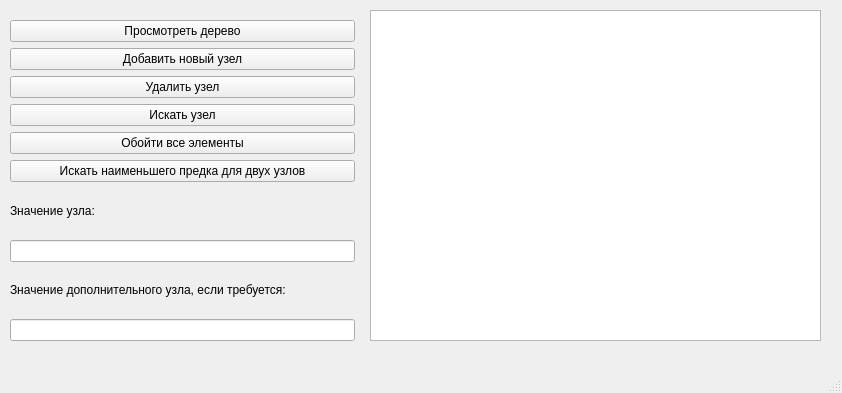
<?xml version="1.0" encoding="UTF-8"?>
<ui version="4.0">
 <class>MainWindow</class>
 <widget class="QMainWindow" name="MainWindow">
  <property name="geometry">
   <rect>
    <x>0</x>
    <y>0</y>
    <width>842</width>
    <height>393</height>
   </rect>
  </property>
  <property name="windowTitle">
   <string>MainWindow</string>
  </property>
  <widget class="QWidget" name="centralwidget">
   <widget class="QWidget" name="verticalLayoutWidget">
    <property name="geometry">
     <rect>
      <x>10</x>
      <y>20</y>
      <width>345</width>
      <height>321</height>
     </rect>
    </property>
    <layout class="QVBoxLayout" name="verticalLayout">
     <item>
      <widget class="QPushButton" name="printOriginalTreeButton">
       <property name="text">
        <string>Просмотреть дерево</string>
       </property>
      </widget>
     </item>
     <item>
      <widget class="QPushButton" name="addButton">
       <property name="text">
        <string>Добавить новый узел</string>
       </property>
      </widget>
     </item>
     <item>
      <widget class="QPushButton" name="removeButton">
       <property name="text">
        <string>Удалить узел</string>
       </property>
      </widget>
     </item>
     <item>
      <widget class="QPushButton" name="findButton">
       <property name="text">
        <string>Искать узел</string>
       </property>
      </widget>
     </item>
     <item>
      <widget class="QPushButton" name="traverseButton">
       <property name="text">
        <string>Обойти все элементы</string>
       </property>
      </widget>
     </item>
     <item>
      <widget class="QPushButton" name="findLowestCommonAncestorButton">
       <property name="text">
        <string>Искать наименьшего предка для двух узлов</string>
       </property>
      </widget>
     </item>
     <item>
      <widget class="QLabel" name="label">
       <property name="text">
        <string>Значение узла:</string>
       </property>
      </widget>
     </item>
     <item>
      <widget class="QLineEdit" name="lineEdit"/>
     </item>
     <item>
      <widget class="QLabel" name="label_2">
       <property name="text">
        <string>&lt;html&gt;&lt;head/&gt;&lt;body&gt;&lt;p&gt;Значение дополнительного узла, если требуется:&lt;/p&gt;&lt;/body&gt;&lt;/html&gt;</string>
       </property>
      </widget>
     </item>
     <item>
      <widget class="QLineEdit" name="lineEdit_2"/>
     </item>
    </layout>
   </widget>
   <widget class="QTextEdit" name="textEdit">
    <property name="geometry">
     <rect>
      <x>370</x>
      <y>10</y>
      <width>451</width>
      <height>331</height>
     </rect>
    </property>
   </widget>
  </widget>
  <widget class="QMenuBar" name="menubar">
   <property name="geometry">
    <rect>
     <x>0</x>
     <y>0</y>
     <width>842</width>
     <height>23</height>
    </rect>
   </property>
  </widget>
  <widget class="QStatusBar" name="statusbar"/>
 </widget>
 <resources/>
 <connections/>
</ui>
